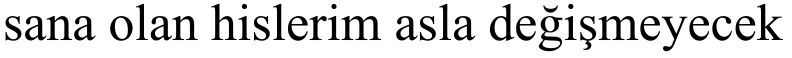
#> input picture text.png, 1583 x 116 px (shown at 1/2 size)
$ python lab_6.py
#> lines starting #> are read from the running program, lines starting #| are printed output that depends on the picture; after the words box and inside, x2 and y2 are one past the last pixel; in counts of white or black regions, pixels touching at a corner belong together
### segmentation.py
from PIL import Image, ImageOps, ImageDraw, ImageFont
import matplotlib.pyplot as plt
import numpy as np


def binImg(filename, resultFilename):
#> called with filename = 'text.png', resultFilename = 'textBin.bmp'
    with Image.open(filename) as img:
#> img is the input picture: PIL image 1583x116 RGBA; mean R, G, B, A 216.3, 216.3, 216.3, 255
        img = img.convert('L')
#> img: PIL image 1583x116 L

        # Инвертируем цвета для поиска bbox
        invImg = ImageOps.invert(img)
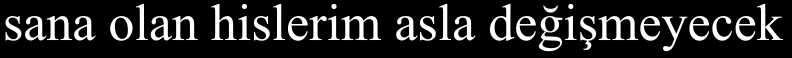
#> invImg: PIL image 1583x116 L (shown at 1/2 size); min 0, max 255, mean 38.7
        bbox = invImg.getbbox()
#> bbox = (11, 7, 1567, 103)

        if bbox:
            croppedImg = img.crop(bbox)
        else:
            croppedImg = img

        # Преобразуем в монохромный режим с порогом 128
        threshold = 128
        resImg = croppedImg.point(lambda p: 255 if p > threshold else 0, 'L')
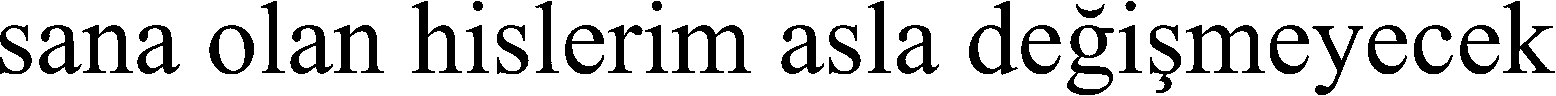
#> resImg: PIL image 1556x96 L; 81.3% white; 36 black regions, largest, box (x1, y1, x2, y2) and area: (672, 25, 751, 73) 1494, (1186, 25, 1265, 73) 1476, (1067, 25, 1114, 95) 1271

        resImg.save(resultFilename)


def profiles(filename, profileFilename):
#> called with filename = 'textBin.bmp', profileFilename = 'textProf.png'
    with Image.open(filename) as img:
        width, height = img.size
#> width = 1556; height = 96
        pix = img.load()

        profileX = [0] * height
#> profileX = 96 values from 0 to 0
        profileY = [0] * width
#> profileY = 1556 values from 0 to 0

        for y in range(height):
            for x in range(width):
                # В монохромном изображении 0 - белый, 1 - черный
                profileX[y] += 255 - pix[x, y]
                profileY[x] += 255 - pix[x, y]
#> after the loop, profileX = 96 values, max 235620 at index 71, min 0 at index 0, mean 74170.5; profileY = 1556 values, max 18360 at index 273, min 0 at index 32, mean 4576.1
    plt.figure(figsize=(15, 6))

    plt.subplot(1, 2, 1)
    plt.barh(range(len(profileX)), profileX)
    plt.ylabel("X")
    plt.xlabel("Вес")
    plt.title(f"Профиль X")
    plt.yticks(range(0, len(profileX), max(1, len(profileX) // 10)))  # Подписи по X
    plt.xticks(range(0, max(profileX) + 1, max(1, (max(profileX) + 1) // 10)))  # Подписи по Y

    plt.subplot(1, 2, 2)
    plt.bar(range(len(profileY)), profileY)
    plt.xlabel("Y")
    plt.ylabel("Вес")
    plt.title("Горизонтальный профиль")
    plt.xticks(range(0, len(profileY), max(1, len(profileY) // 10)))
    plt.yticks(range(0, max(profileY) + 1, max(1, (max(profileY) + 1) // 10)))

    plt.title("Вертикальный профиль")
    plt.xlabel("Y")
    plt.ylabel("Вес")

    plt.tight_layout()
    plt.savefig(profileFilename)
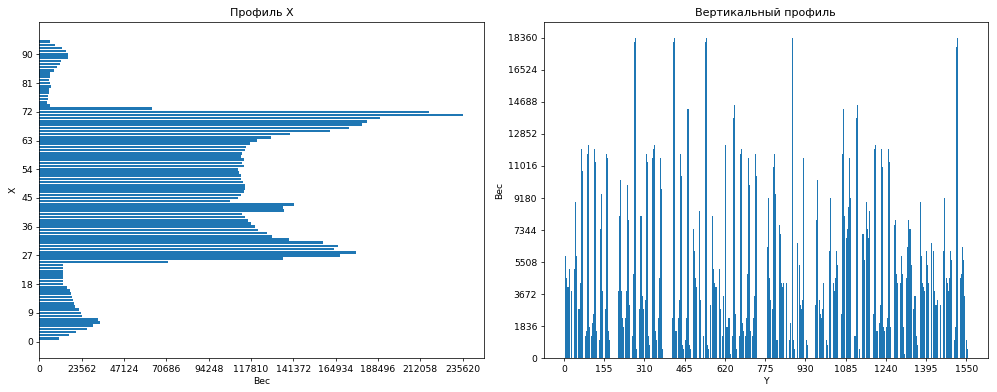
#> figure drawn by matplotlib, 2 panels

    return profileX, profileY


def segmentation(filename, hProfile, vProfile):
    with Image.open(filename) as img:
        width, height = img.size
        # 1. Сегментация строк (горизонтальная)
        lineSeparators = []
        thresholdH = 70  # Порог для определения пробелов между строками.
        inLine = False
        startLine = 0

        for i, val in enumerate(hProfile):
            if val > thresholdH and not inLine:
                startLine = i
                inLine = True
            elif val <= thresholdH and inLine:
                lineSeparators.append((startLine, i))
                inLine = False
        if inLine:
            lineSeparators.append((startLine, height))  # Если строка до конца

        # 2. Сегментация символов в строке (вертикальная)
        charBoxes = []
        for y1, y2 in lineSeparators:
            charSeparators = []
            thresholdV = 500  # Порог для определения пробелов между символами.
            inChar = False
            startChar = 0

            for i, val in enumerate(vProfile):
                if val > thresholdV and not inChar:
                    startChar = i
                    inChar = True
                elif val <= thresholdV and inChar:
                    charSeparators.append((startChar, i))
                    inChar = False
            if inChar:
                charSeparators.append((startChar, width))  # Если символ до конца

            # Создаем прямоугольники для символов
            for x1, x2 in charSeparators:
                charBoxes.append((x1, y1, x2, y2))

    with Image.open(filename) as img:
        img = img.convert('RGB')
        draw = ImageDraw.Draw(img)
        for x1, y1, x2, y2 in charBoxes:
            draw.rectangle((x1, y1, x2, y2), outline="red")
        img.save("textSegm.png")  # Сохраняем изображение с выделенными символами
    return charBoxes


def imgChar(char, fontPath, fontSize, folder):
    font = ImageFont.truetype(fontPath, fontSize)

    tmpImg = Image.new("L", (1, 1), "white")
    tmpDraw = ImageDraw.Draw(tmpImg)
    left, top, right, bottom = tmpDraw.textbbox((0, 0), text=char, font=font)

    charWidth = int(right - left)
    charHeight = int(bottom - top)

    imgWidth = charWidth
    imgHeight = charHeight

    img = Image.new("L", (imgWidth, imgHeight), "white")
    d = ImageDraw.Draw(img)
    d.text((0 - left, 0 - top), char, font=font, fill="black")

    pix = np.array(img)
    coords = np.argwhere(pix < 255)
    if coords.size > 0:
        y0, x0 = coords.min(axis=0)
        y1, x1 = coords.max(axis=0) + 1
        imgCrop = img.crop((x0, y0, x1, y1))
    else:
        imgCrop = img

    filename = f"{folder}/{char}.bmp"
    imgCrop.save(filename)


def characterProfiles(filename, char):
    with Image.open(filename) as img:
        width, height = img.size
        pix = img.load()

        # Профили X и Y
        profileX = [0] * width
        profileY = [0] * height
        for x in range(width):
            for y in range(height):
                if pix[x, y] < 128:
                    profileX[x] += 1
                    profileY[y] += 1

        plt.figure(figsize=(10, 5))
        plt.subplot(1, 2, 1)
        plt.barh(range(len(profileX)), profileX)
        plt.ylabel("X")
        plt.xlabel("Вес")
        plt.title(f"Профиль X для '{char}'")
        plt.yticks(range(0, len(profileX), max(1, len(profileX) // 10)))  # Подписи по X
        plt.xticks(range(0, max(profileX) + 1, max(1, (max(profileX) + 1) // 10)))  # Подписи по Y

        plt.subplot(1, 2, 2)
        plt.bar(range(len(profileY)), profileY)
        plt.xlabel("Y")
        plt.ylabel("Вес")
        plt.title(f"Профиль Y для '{char}'")
        plt.xticks(range(0, len(profileY), max(1, len(profileY) // 10)))
        plt.yticks(range(0, max(profileY) + 1, max(1, (max(profileY) + 1) // 10)))

        plt.tight_layout()  # Предотвращает наложение подписей
        profileFilename = f"profiles/{char}Profile.png"
        plt.savefig(profileFilename)
        plt.close()

    return

### lab_6.py
from segmentation import binImg, segmentation, profiles, imgChar, characterProfiles

fontPath = "times_new_roman.ttf"
fontSize = 52
alphabet = "abcçdefgğhijklmnoöprsştuüvyz"
filename = "text.png"
binFilename = "textBin.bmp"
profFilename = "textProf.png"
folderLet = "letters"
folderProf = "profiles"

binImg(filename, binFilename)
hProf, vProf = profiles(binFilename, profFilename)
#> hProf has the same summary as profileX in profiles; vProf has the same summary as profileY in profiles
segmentation(binFilename, hProf, vProf)
#> the loop in segmentation, `for i, val in enumerate(hProfile):` made 96 passes
#> (val, startLine, inLine) on pass 2: (10710, 1, True)
#> inLine on pass 96: False
#> after the loop in segmentation, `for i, val in enumerate(hProfile):`: inLine = False; lineSeparators = [(1, 95)]; startLine = 1
#> the loop in segmentation, `for y1, y2 in lineSeparators:` made 1 pass
#> (y1, y2, thresholdV) on pass 1: (1, 95, 500)
#> after the loop in segmentation, `for y1, y2 in lineSeparators:`: charBoxes = 32 items, first 6: (0, 1, 32, 95), (39, 1, 81, 95), (83, 1, 133, 95), (137, 1, 180, 95), (209, 1, 254, 95), (261, 1, 285, 95)
#> the loop in segmentation, `for x1, y1, x2, y2 in charBoxes:` made 32 passes
#> (x1, x2) on passes 1 to 12: (0, 32), (39, 81), (83, 133), (137, 180), (209, 254), (261, 285), (290, 333), (334, 384), (412, 462), (466, 489), (497, 528), (536, 559)
#> in segmentation, `img.save("textSegm.png")`:
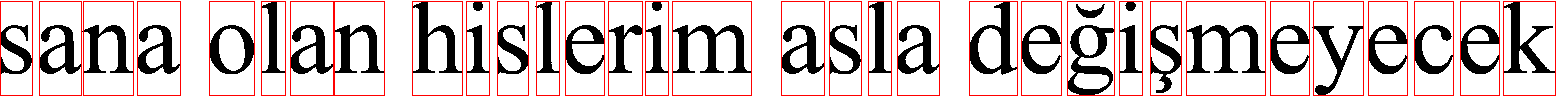
#> saved as textSegm.png: PIL image 1556x96 RGB; mean R, G, B 207.9, 193.2, 193.2

for char in alphabet:
    imgChar(char, fontPath, fontSize, folderLet)
#> in imgChar, `img = Image.new("L", (imgWidth, imgHeight), "white")`: img: PIL image 23x23 L; every value is 255
#> in imgChar, `pix = np.array(img)`:
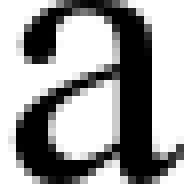
#> pix: shape (23, 23) (shown 8 times larger); min 0, max 255, mean 154.1
#> in imgChar, `coords = np.argwhere(pix < 255)`: coords = 284 pairs, first value 0 to 22, second value 1 to 22
#> in imgChar, `y0, x0 = coords.min(axis=0)`: y0 = 0; x0 = 1
#> in imgChar, `y1, x1 = coords.max(axis=0) + 1`: y1 = 23
#> in imgChar, `imgCrop = img.crop((x0, y0, x1, y1))`:
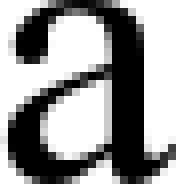
#> imgCrop: PIL image 22x23 L (shown 8 times larger); min 0, max 255, mean 149.5
    print(f"The character '{char}' is saved in the folder {folderLet}...")
    filename = f"{folderLet}/{char}.bmp"
    characterProfiles(filename, char)
#> in characterProfiles, `plt.savefig(profileFilename)`:
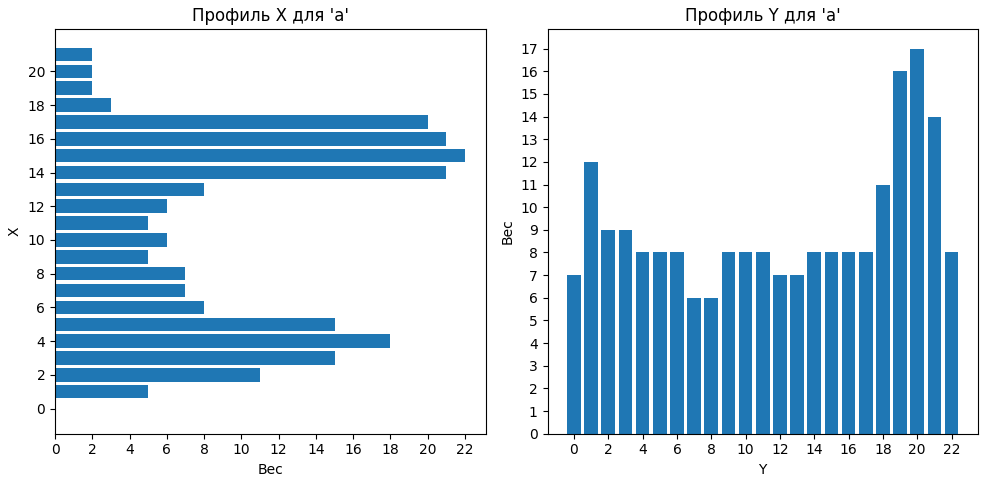
#> figure drawn by matplotlib, 2 panels; panel 2: tallest bar 17 high, from x = 19.6 to 20.4
